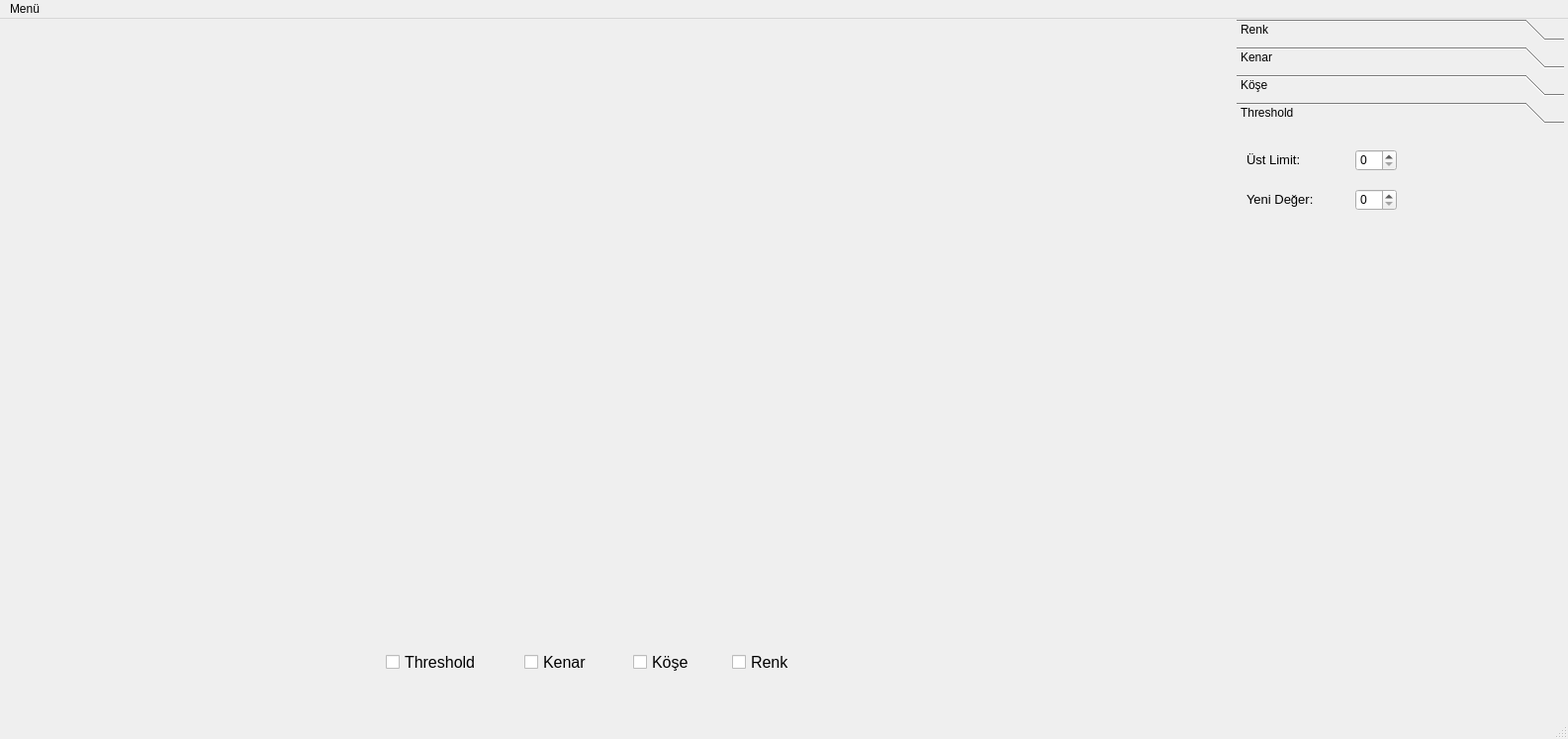
<?xml version="1.0" encoding="UTF-8"?>
<ui version="4.0">
 <class>MainWindow</class>
 <widget class="QMainWindow" name="MainWindow">
  <property name="geometry">
   <rect>
    <x>0</x>
    <y>0</y>
    <width>1585</width>
    <height>747</height>
   </rect>
  </property>
  <property name="windowTitle">
   <string>MainWindow</string>
  </property>
  <widget class="QWidget" name="centralwidget">
   <widget class="QLabel" name="ekran">
    <property name="geometry">
     <rect>
      <x>0</x>
      <y>0</y>
      <width>1251</width>
      <height>601</height>
     </rect>
    </property>
    <property name="text">
     <string/>
    </property>
   </widget>
   <widget class="QCheckBox" name="threshcheck">
    <property name="geometry">
     <rect>
      <x>390</x>
      <y>630</y>
      <width>121</width>
      <height>41</height>
     </rect>
    </property>
    <property name="font">
     <font>
      <pointsize>12</pointsize>
     </font>
    </property>
    <property name="text">
     <string>Threshold</string>
    </property>
   </widget>
   <widget class="QCheckBox" name="kenarcheck">
    <property name="geometry">
     <rect>
      <x>530</x>
      <y>630</y>
      <width>91</width>
      <height>41</height>
     </rect>
    </property>
    <property name="font">
     <font>
      <pointsize>12</pointsize>
     </font>
    </property>
    <property name="text">
     <string>Kenar</string>
    </property>
   </widget>
   <widget class="QCheckBox" name="kosecheck">
    <property name="geometry">
     <rect>
      <x>640</x>
      <y>630</y>
      <width>81</width>
      <height>41</height>
     </rect>
    </property>
    <property name="font">
     <font>
      <pointsize>12</pointsize>
     </font>
    </property>
    <property name="text">
     <string>Köşe</string>
    </property>
   </widget>
   <widget class="QCheckBox" name="renkcheck">
    <property name="geometry">
     <rect>
      <x>740</x>
      <y>630</y>
      <width>81</width>
      <height>41</height>
     </rect>
    </property>
    <property name="font">
     <font>
      <pointsize>12</pointsize>
     </font>
    </property>
    <property name="text">
     <string>Renk</string>
    </property>
   </widget>
   <widget class="QToolBox" name="toolBox">
    <property name="geometry">
     <rect>
      <x>1250</x>
      <y>0</y>
      <width>331</width>
      <height>691</height>
     </rect>
    </property>
    <property name="currentIndex">
     <number>3</number>
    </property>
    <widget class="QWidget" name="page">
     <property name="geometry">
      <rect>
       <x>0</x>
       <y>0</y>
       <width>331</width>
       <height>567</height>
      </rect>
     </property>
     <attribute name="label">
      <string>Renk</string>
     </attribute>
     <widget class="QSpinBox" name="hsvmin3">
      <property name="geometry">
       <rect>
        <x>270</x>
        <y>20</y>
        <width>51</width>
        <height>22</height>
       </rect>
      </property>
     </widget>
     <widget class="QLabel" name="label">
      <property name="geometry">
       <rect>
        <x>10</x>
        <y>20</y>
        <width>121</width>
        <height>21</height>
       </rect>
      </property>
      <property name="font">
       <font>
        <pointsize>10</pointsize>
       </font>
      </property>
      <property name="text">
       <string>HSV Minimum: </string>
      </property>
     </widget>
     <widget class="QSpinBox" name="hsvmin1">
      <property name="geometry">
       <rect>
        <x>150</x>
        <y>20</y>
        <width>51</width>
        <height>22</height>
       </rect>
      </property>
     </widget>
     <widget class="QSpinBox" name="hsvmin2">
      <property name="geometry">
       <rect>
        <x>210</x>
        <y>20</y>
        <width>51</width>
        <height>22</height>
       </rect>
      </property>
     </widget>
     <widget class="QLabel" name="label_2">
      <property name="geometry">
       <rect>
        <x>10</x>
        <y>60</y>
        <width>121</width>
        <height>21</height>
       </rect>
      </property>
      <property name="font">
       <font>
        <pointsize>10</pointsize>
       </font>
      </property>
      <property name="text">
       <string>HSV Maksimum: </string>
      </property>
     </widget>
     <widget class="QSpinBox" name="hsvmax1">
      <property name="geometry">
       <rect>
        <x>150</x>
        <y>60</y>
        <width>51</width>
        <height>22</height>
       </rect>
      </property>
     </widget>
     <widget class="QSpinBox" name="hsvmax2">
      <property name="geometry">
       <rect>
        <x>210</x>
        <y>60</y>
        <width>51</width>
        <height>22</height>
       </rect>
      </property>
     </widget>
     <widget class="QSpinBox" name="hsvmax3">
      <property name="geometry">
       <rect>
        <x>270</x>
        <y>60</y>
        <width>51</width>
        <height>22</height>
       </rect>
      </property>
     </widget>
     <widget class="QLabel" name="label_3">
      <property name="geometry">
       <rect>
        <x>10</x>
        <y>140</y>
        <width>141</width>
        <height>21</height>
       </rect>
      </property>
      <property name="font">
       <font>
        <pointsize>10</pointsize>
       </font>
      </property>
      <property name="text">
       <string>Erozyon Tekrarı: </string>
      </property>
     </widget>
     <widget class="QSpinBox" name="erozyoniter">
      <property name="geometry">
       <rect>
        <x>170</x>
        <y>140</y>
        <width>51</width>
        <height>22</height>
       </rect>
      </property>
     </widget>
     <widget class="QLabel" name="label_4">
      <property name="geometry">
       <rect>
        <x>10</x>
        <y>180</y>
        <width>141</width>
        <height>21</height>
       </rect>
      </property>
      <property name="font">
       <font>
        <pointsize>10</pointsize>
       </font>
      </property>
      <property name="text">
       <string>Genişleme Tekrarı: </string>
      </property>
     </widget>
     <widget class="QSpinBox" name="genisiter">
      <property name="geometry">
       <rect>
        <x>170</x>
        <y>180</y>
        <width>51</width>
        <height>22</height>
       </rect>
      </property>
     </widget>
     <widget class="QSpinBox" name="blurx">
      <property name="geometry">
       <rect>
        <x>140</x>
        <y>280</y>
        <width>51</width>
        <height>22</height>
       </rect>
      </property>
     </widget>
     <widget class="QLabel" name="label_5">
      <property name="geometry">
       <rect>
        <x>10</x>
        <y>280</y>
        <width>141</width>
        <height>21</height>
       </rect>
      </property>
      <property name="font">
       <font>
        <pointsize>10</pointsize>
       </font>
      </property>
      <property name="text">
       <string>Blur Çekirdeği:</string>
      </property>
     </widget>
     <widget class="QSpinBox" name="blury">
      <property name="geometry">
       <rect>
        <x>210</x>
        <y>280</y>
        <width>51</width>
        <height>22</height>
       </rect>
      </property>
     </widget>
    </widget>
    <widget class="QWidget" name="page_2">
     <property name="geometry">
      <rect>
       <x>0</x>
       <y>0</y>
       <width>331</width>
       <height>567</height>
      </rect>
     </property>
     <attribute name="label">
      <string>Kenar</string>
     </attribute>
     <widget class="QLabel" name="label_6">
      <property name="geometry">
       <rect>
        <x>10</x>
        <y>30</y>
        <width>121</width>
        <height>21</height>
       </rect>
      </property>
      <property name="font">
       <font>
        <pointsize>10</pointsize>
       </font>
      </property>
      <property name="text">
       <string>Threshold 1: </string>
      </property>
     </widget>
     <widget class="QSpinBox" name="kenarthresh1">
      <property name="geometry">
       <rect>
        <x>150</x>
        <y>30</y>
        <width>42</width>
        <height>22</height>
       </rect>
      </property>
     </widget>
     <widget class="QSpinBox" name="kenarthresh2">
      <property name="geometry">
       <rect>
        <x>150</x>
        <y>70</y>
        <width>42</width>
        <height>22</height>
       </rect>
      </property>
     </widget>
     <widget class="QLabel" name="label_7">
      <property name="geometry">
       <rect>
        <x>10</x>
        <y>70</y>
        <width>121</width>
        <height>21</height>
       </rect>
      </property>
      <property name="font">
       <font>
        <pointsize>10</pointsize>
       </font>
      </property>
      <property name="text">
       <string>Threshold 2: </string>
      </property>
     </widget>
    </widget>
    <widget class="QWidget" name="page_3">
     <property name="geometry">
      <rect>
       <x>0</x>
       <y>0</y>
       <width>331</width>
       <height>567</height>
      </rect>
     </property>
     <attribute name="label">
      <string>Köşe</string>
     </attribute>
     <widget class="QLabel" name="label_8">
      <property name="geometry">
       <rect>
        <x>10</x>
        <y>30</y>
        <width>181</width>
        <height>21</height>
       </rect>
      </property>
      <property name="font">
       <font>
        <pointsize>10</pointsize>
       </font>
      </property>
      <property name="text">
       <string>Maksimum Köşe Sayısı: </string>
      </property>
     </widget>
     <widget class="QSpinBox" name="kosemax">
      <property name="geometry">
       <rect>
        <x>200</x>
        <y>30</y>
        <width>42</width>
        <height>22</height>
       </rect>
      </property>
     </widget>
     <widget class="QLabel" name="label_9">
      <property name="geometry">
       <rect>
        <x>10</x>
        <y>70</y>
        <width>121</width>
        <height>21</height>
       </rect>
      </property>
      <property name="font">
       <font>
        <pointsize>10</pointsize>
       </font>
      </property>
      <property name="text">
       <string>Kalite Seviyesi: </string>
      </property>
     </widget>
     <widget class="QSpinBox" name="kosekalite">
      <property name="geometry">
       <rect>
        <x>200</x>
        <y>70</y>
        <width>42</width>
        <height>22</height>
       </rect>
      </property>
     </widget>
     <widget class="QLabel" name="label_10">
      <property name="geometry">
       <rect>
        <x>10</x>
        <y>110</y>
        <width>141</width>
        <height>21</height>
       </rect>
      </property>
      <property name="font">
       <font>
        <pointsize>10</pointsize>
       </font>
      </property>
      <property name="text">
       <string>Minimum Mesafe: </string>
      </property>
     </widget>
     <widget class="QSpinBox" name="koseminmesafe">
      <property name="geometry">
       <rect>
        <x>200</x>
        <y>110</y>
        <width>42</width>
        <height>22</height>
       </rect>
      </property>
     </widget>
    </widget>
    <widget class="QWidget" name="page_4">
     <property name="geometry">
      <rect>
       <x>0</x>
       <y>0</y>
       <width>331</width>
       <height>567</height>
      </rect>
     </property>
     <attribute name="label">
      <string>Threshold</string>
     </attribute>
     <widget class="QLabel" name="label_11">
      <property name="geometry">
       <rect>
        <x>10</x>
        <y>20</y>
        <width>181</width>
        <height>21</height>
       </rect>
      </property>
      <property name="font">
       <font>
        <pointsize>10</pointsize>
       </font>
      </property>
      <property name="text">
       <string>Üst Limit: </string>
      </property>
     </widget>
     <widget class="QSpinBox" name="threshust">
      <property name="geometry">
       <rect>
        <x>120</x>
        <y>20</y>
        <width>42</width>
        <height>22</height>
       </rect>
      </property>
     </widget>
     <widget class="QLabel" name="label_12">
      <property name="geometry">
       <rect>
        <x>10</x>
        <y>60</y>
        <width>181</width>
        <height>21</height>
       </rect>
      </property>
      <property name="font">
       <font>
        <pointsize>10</pointsize>
       </font>
      </property>
      <property name="text">
       <string>Yeni Değer: </string>
      </property>
     </widget>
     <widget class="QSpinBox" name="threshyeni">
      <property name="geometry">
       <rect>
        <x>120</x>
        <y>60</y>
        <width>42</width>
        <height>22</height>
       </rect>
      </property>
     </widget>
    </widget>
   </widget>
  </widget>
  <widget class="QMenuBar" name="menubar">
   <property name="geometry">
    <rect>
     <x>0</x>
     <y>0</y>
     <width>1585</width>
     <height>26</height>
    </rect>
   </property>
   <widget class="QMenu" name="menuMen">
    <property name="title">
     <string>Menü</string>
    </property>
    <addaction name="actionVideo"/>
    <addaction name="actionFoto_raf_A"/>
    <addaction name="actionKamera"/>
   </widget>
   <addaction name="menuMen"/>
  </widget>
  <widget class="QStatusBar" name="statusbar"/>
  <action name="actionVideo">
   <property name="text">
    <string>Video Aç</string>
   </property>
  </action>
  <action name="actionFoto_raf_A">
   <property name="text">
    <string>Fotoğraf Aç</string>
   </property>
  </action>
  <action name="actionKamera">
   <property name="text">
    <string>Kamera</string>
   </property>
  </action>
 </widget>
 <resources/>
 <connections/>
</ui>
